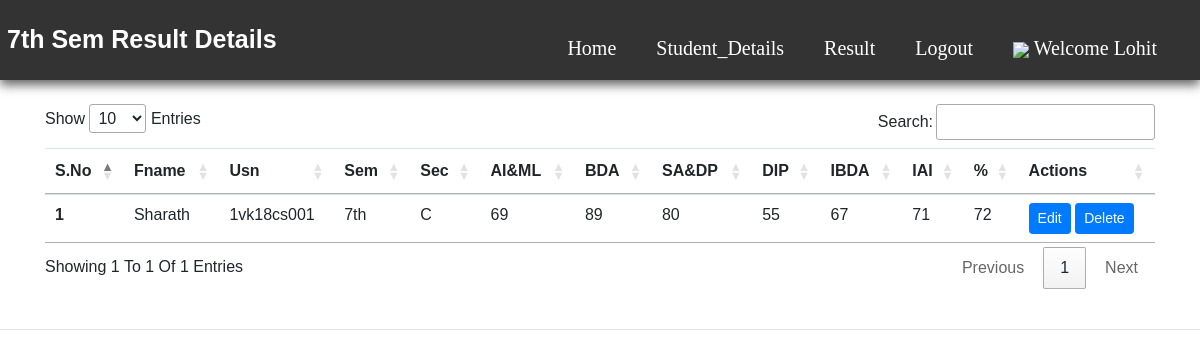
/7semresult.php (signed in), run on the app's committed database.
### tables this page shows
CREATE TABLE `result` (
  `sno` int(11) NOT NULL,
  `fname` varchar(50) NOT NULL,
  `usn` varchar(11) NOT NULL,
  `sem` varchar(10) NOT NULL,
  `sec` varchar(10) NOT NULL,
  `sub1` int(11) NOT NULL,
  `sub2` int(11) NOT NULL,
  `sub3` int(11) NOT NULL,
  `sub4` int(11) NOT NULL,
  `sub5` int(11) NOT NULL,
  `sub6` int(11) NOT NULL,
  `tmarks` int(11) NOT NULL,
  `cent` int(11) NOT NULL,
  `grade` varchar(10) NOT NULL,
  `timestamp` datetime NOT NULL DEFAULT CURRENT_TIMESTAMP
);

### 7semresult.php (the view, shortened to what this page needs)
<?php
$servername = "localhost";
$username = "root";
$password = "";
$database = "my";
$conn = mysqli_connect($servername, $username, $password, $database);
?>
<!doctype html>
<html lang="en">
<head>
    <link rel="stylesheet" href="https://stackpath.bootstrapcdn.com/bootstrap/4.4.1/css/bootstrap.min.css"
>
    <link rel="stylesheet" href="//cdn.datatables.net/1.10.20/css/jquery.dataTables.min.css">
    <link rel="stylesheet" href="../Styles/insertall.css">
</head>
<body>
    <header>
        <a href="7semresult.php" class="srms"><span>7th Sem Result Details</span></a>
        <nav class="navbar">
            <ul>
                <li><a href="faculty_db.php">Home</a></li>
                <li><a href="sview.php">Student_Details</a>
                </li>
                <li><a href="addresult.php">Result</a>
                </li>
                <li class="nav-item1">
                    <a class="nav-link" href="logout.php">Logout</a>
                </li>
                <li class="nav-item active">
                    <a class="nav-link" href="#"> <img src="https://img.icons8.com/metro/26/000000/guest-male.png">
                        <?php echo "Welcome ". $_SESSION['username']?>
                    </a>
                </li>
            </ul>
        </nav>
    </header>
    <div class="container my-4">
        <table class="table" id="myTable">
            <thead>
                <tr>
                    <th scope="col">S.No</th>
                    <th scope="col">Fname</th>
                    <th scope="col">Usn</th>
                    <th scope="col">Sem</th>
                    <th scope="col">Sec</th>
                    <th scope="col">AI&ML</th>
                    <th scope="col">BDA</th>
                    <th scope="col">SA&DP</th>
                    <th scope="col">DIP</th>
                    <th scope="col">IBDA</th>
                    <th scope="col">IAI</th>
                    <th scope="col">%</th>
                    <th scope="col">Actions</th>
                </tr>
            </thead>
            <tbody>
                <?php
                $sql = "SELECT * from result where sem='7th'";
          $result = mysqli_query($conn, $sql);
          $sno = 0;
          while($row = mysqli_fetch_assoc($result)){
            $sno = $sno + 1;
            echo "<tr>
            <th scope='row'>". $sno . "</th>
            <td>". $row['fname'] . "</td>
            <td>". $row['usn'] . "</td>
            <td>". $row['sem'] . "</td>
            <td>". $row['sec'] . "</td>
            <td>". $row['sub1'] . "</td>
            <td>". $row['sub2'] . "</td>
            <td>". $row['sub3'] . "</td>
            <td>". $row['sub4'] . "</td>
            <td>". $row['sub5'] . "</td>
            <td>". $row['sub6'] . "</td>
            <td>". $row['cent'] . "</td>
            <td> <button class='edit btn btn-sm btn-primary' id=".$row['sno'].">Edit</button> <button class='delete btn btn-sm btn-primary' id=d".$row['sno'].">Delete</button>  </td>
          </tr>";
        }
          ?>
            </tbody>
        </table>
    </div>
    <hr>
</body>
</html>

### insertall.css (style rules this page uses)
* { margin: 0; padding: 0; box-sizing: border-box; font-family: Arial, Helvetica, sans-serif; text-transform: capitalize; text-decoration: none; }
body { min-height: 100vh; background: rgb(255, 255, 255); display: flex; flex-direction: column; }
header { top: 0; left: 0; right: 0; background: #333; box-shadow: 0 5px 10px rgba(0, 0, 0, 0.61); padding: 5px 7px; display: flex; align-items: center; justify-content: space-between; z-index: 1000; }
header .srms { font-family: Georgia, serif; font-weight: bolder; font-size: 25px; float: left; color: white; }
header .navbar { max-height: 70px; }
header .navbar ul { list-style: none; }
header .navbar ul li { position: relative; float: left; }
header .navbar ul li a { font-size: 20px; padding: 10px; margin: 10px; font-family: Georgia, serif; color: #fff; display: block; }

### data on the page
result: fname "Sharath", usn "1vk18cs001", sem "7th", sec "C", sub1 "69", sub2 "89", sub3 "80", sub4 "55", sub5 "67", sub6 "71", cent "72"

### other printed values
$_SESSION['username'] "Lohit"
